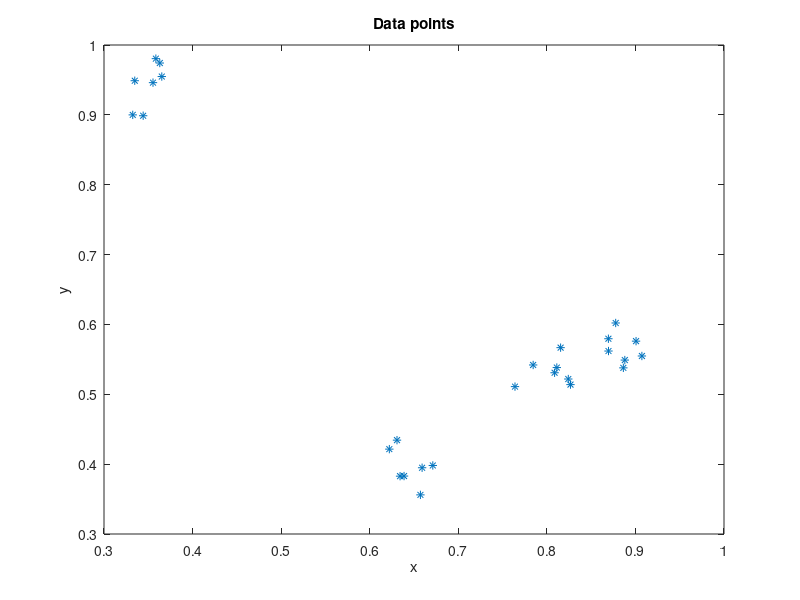

This chart was generated by the following MATLAB code: (Note: this script raises an error after producing the figure.)
clc;
clear all;
close all;

fid = fopen('data12.txt','r');
data = fscanf(fid,'%f',[2,inf])';
fclose(fid);

x = data(:,1);
y = data(:,2);

num_rows = size(x);
num_rows = num_rows(1)


%display data
figure
plot(x, y, '*');
title("Data points");
xlabel("x");
ylabel("y");


%calculate distance
dist_normal_euclid_ = pdist(data, 'seuclidean');
dist_city_ = pdist(data, 'cityblock');
dist_cheb_ = pdist(data, 'chebychev');

dist_normal_euclid = squareform(dist_normal_euclid_);
dist_city = squareform(dist_city_);
dist_cheb = squareform(dist_cheb_);




%link data
link = zeros(9, num_rows - 1, 3);
link_euclid_single = linkage(dist_normal_euclid, 'single');
link(1, :, :) = link_euclid_single;
link_euclid_complete = linkage(dist_normal_euclid, 'complete');
link(4, :, :) = link_euclid_complete;
link_euclid_centroid = linkage(dist_normal_euclid, 'centroid');
link(7, :, :) = link_euclid_centroid;

link_city_single = linkage(dist_city, 'single');
link(2, :, :) = link_city_single;
link_city_complete = linkage(dist_city, 'complete');
link(5, :, :) = link_city_complete;
link_city_centroid = linkage(dist_city, 'centroid');
link(8, :, :) = link_city_centroid;

link_cheb_single = linkage(dist_cheb, 'single');
link(3, :, :) = link_cheb_single;
link_cheb_complete = linkage(dist_cheb, 'complete');
link(6, :, :) = link_cheb_complete;
link_cheb_centroid = linkage(dist_cheb, 'centroid');
link(9, :, :) = link_cheb_centroid;


%coef table 
cogenetic_corr_coeff = zeros(3, 3);
cogenetic_corr_coeff(1, 1) = cophenet(link_euclid_single, dist_normal_euclid_);
cogenetic_corr_coeff(2, 1) = cophenet(link_euclid_complete, dist_normal_euclid_);
cogenetic_corr_coeff(3, 1) = cophenet(link_euclid_centroid, dist_normal_euclid_);

cogenetic_corr_coeff(1, 2) = cophenet(link_city_single, dist_city_);
cogenetic_corr_coeff(2, 2) = cophenet(link_city_complete, dist_city_);
cogenetic_corr_coeff(3, 2) = cophenet(link_city_centroid, dist_city_);

cogenetic_corr_coeff(1, 3) = cophenet(link_cheb_single, dist_cheb_);
cogenetic_corr_coeff(2, 3) = cophenet(link_cheb_complete, dist_cheb_);
cogenetic_corr_coeff(3, 3) = cophenet(link_cheb_centroid, dist_cheb_)


%find max nearest to 1
index = 1;
max_ = cogenetic_corr_coeff(1,1);
for i=1:3
    for j=1:3
        if (max_ < cogenetic_corr_coeff(i,j)) 
            max_ = cogenetic_corr_coeff(i,j);
            index = 3*(i-1) + j;
        end
    end
end
disp(index);
best = getOneVariant(link(index,:,:));


figure 
dendrogram(best);


numOfClusters = 4;
clust = cluster(best, 'maxclust', numOfClusters);


figure
hold on;
gscatter(x,y,clust);


centres = zeros(numOfClusters, 2);
dist_centres = zeros(numOfClusters, numOfClusters);
radius = zeros(numOfClusters, 1);
disper = zeros(numOfClusters, 1);


for k=1:numOfClusters
    cl = find(clust==k);%selects all the indices in T where the value is equal to k
    cl_size = size(cl);
    cl_size = cl_size(1);
    
    %centre
    cluster = zeros(cl_size, 2);
    for i=1:cl_size
        cluster(i, :) = data(cl(i), :);
        centres(k, :) = centres(k, :) + cluster(i,:);
    end
    centres(k, :) = centres(k,:)/cl_size;
    
    %radius and dispersion
    cl_dist_centr = zeros(cl_size, 1);
    for i=1:cl_size
        for j = 1:2
           cl_dist_centr(i) = cl_dist_centr(i) + (cluster(i,j)-centres(k,j))^2; 
        end
        disper(k) = disper(k) + cl_dist_centr(i);
        cl_dist_centr(i) = sqrt(cl_dist_centr(i));
    end
    
    disper(k) = disper(k)/cl_size;
    radius(k) = max(cl_dist_centr(:,1));
    
end

%distance between clasters
for i = 1:numOfClusters
    for j = i+1:numOfClusters
        for k = 1:2
            dist_centres(i,j) = dist_centres(i,j) + (centres(i,k)-centres(j,k))^2;
        end
        dist_centres(i,j) = sqrt(dist_centres(i,j));
    end
end
disp(centres);
disp(dist_centres);
disp(radius);
disp(disper);
%risunki
scatter(centres(:,1),centres(:,2));
